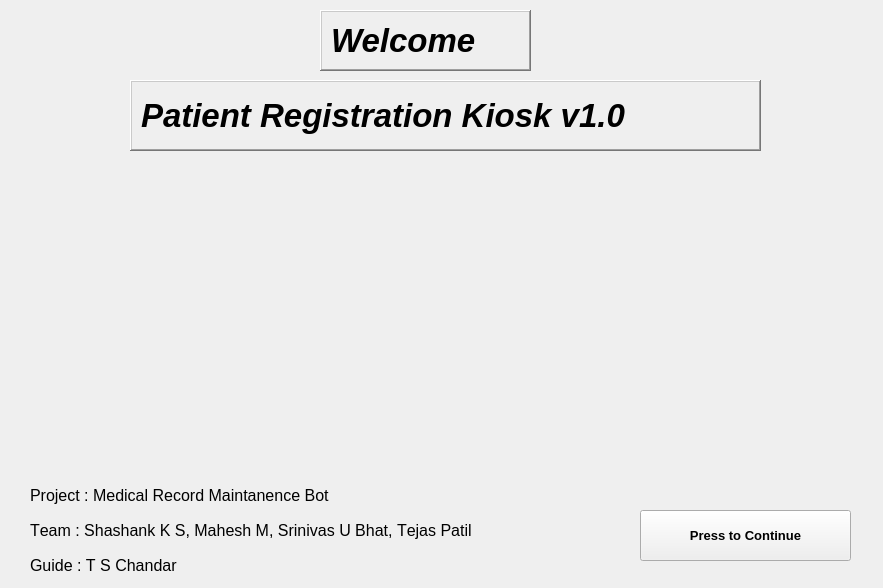
<?xml version="1.0" encoding="UTF-8"?>
<ui version="4.0">
 <class>Form</class>
 <widget class="QWidget" name="Form">
  <property name="geometry">
   <rect>
    <x>0</x>
    <y>0</y>
    <width>883</width>
    <height>588</height>
   </rect>
  </property>
  <property name="font">
   <font>
    <kerning>false</kerning>
   </font>
  </property>
  <property name="windowTitle">
   <string>Form</string>
  </property>
  <widget class="QLabel" name="label">
   <property name="geometry">
    <rect>
     <x>320</x>
     <y>10</y>
     <width>211</width>
     <height>61</height>
    </rect>
   </property>
   <property name="font">
    <font>
     <family>Segoe UI</family>
     <pointsize>25</pointsize>
     <weight>75</weight>
     <italic>true</italic>
     <bold>true</bold>
     <kerning>true</kerning>
    </font>
   </property>
   <property name="frameShape">
    <enum>QFrame::WinPanel</enum>
   </property>
   <property name="frameShadow">
    <enum>QFrame::Raised</enum>
   </property>
   <property name="text">
    <string>Welcome</string>
   </property>
  </widget>
  <widget class="QLabel" name="label_2">
   <property name="geometry">
    <rect>
     <x>130</x>
     <y>80</y>
     <width>631</width>
     <height>71</height>
    </rect>
   </property>
   <property name="font">
    <font>
     <family>Segoe UI</family>
     <pointsize>25</pointsize>
     <weight>75</weight>
     <italic>true</italic>
     <bold>true</bold>
     <kerning>false</kerning>
    </font>
   </property>
   <property name="frameShape">
    <enum>QFrame::WinPanel</enum>
   </property>
   <property name="frameShadow">
    <enum>QFrame::Raised</enum>
   </property>
   <property name="text">
    <string>Patient Registration Kiosk v1.0</string>
   </property>
   <property name="alignment">
    <set>Qt::AlignLeading|Qt::AlignLeft|Qt::AlignVCenter</set>
   </property>
  </widget>
  <widget class="QLabel" name="label_3">
   <property name="geometry">
    <rect>
     <x>30</x>
     <y>480</y>
     <width>381</width>
     <height>31</height>
    </rect>
   </property>
   <property name="font">
    <font>
     <family>Segoe UI</family>
     <pointsize>12</pointsize>
     <kerning>false</kerning>
    </font>
   </property>
   <property name="text">
    <string>Project : Medical Record Maintanence Bot</string>
   </property>
  </widget>
  <widget class="QLabel" name="label_4">
   <property name="geometry">
    <rect>
     <x>30</x>
     <y>510</y>
     <width>521</width>
     <height>41</height>
    </rect>
   </property>
   <property name="font">
    <font>
     <family>Segoe UI</family>
     <pointsize>12</pointsize>
     <kerning>false</kerning>
    </font>
   </property>
   <property name="text">
    <string>Team : Shashank K S, Mahesh M, Srinivas U Bhat, Tejas Patil</string>
   </property>
  </widget>
  <widget class="QLabel" name="label_5">
   <property name="geometry">
    <rect>
     <x>30</x>
     <y>550</y>
     <width>191</width>
     <height>31</height>
    </rect>
   </property>
   <property name="font">
    <font>
     <family>Segoe UI</family>
     <pointsize>12</pointsize>
     <kerning>false</kerning>
    </font>
   </property>
   <property name="text">
    <string>Guide : T S Chandar</string>
   </property>
  </widget>
  <widget class="QPushButton" name="pushButton">
   <property name="geometry">
    <rect>
     <x>640</x>
     <y>510</y>
     <width>211</width>
     <height>51</height>
    </rect>
   </property>
   <property name="font">
    <font>
     <family>Segoe UI</family>
     <pointsize>10</pointsize>
     <weight>75</weight>
     <bold>true</bold>
     <kerning>false</kerning>
    </font>
   </property>
   <property name="text">
    <string>Press to Continue</string>
   </property>
   <property name="icon">
    <iconset>
     <normaloff>E:/Capstone/sym_gui/forward.jpg</normaloff>E:/Capstone/sym_gui/forward.jpg</iconset>
   </property>
   <property name="iconSize">
    <size>
     <width>50</width>
     <height>30</height>
    </size>
   </property>
  </widget>
 </widget>
 <resources/>
 <connections/>
</ui>
